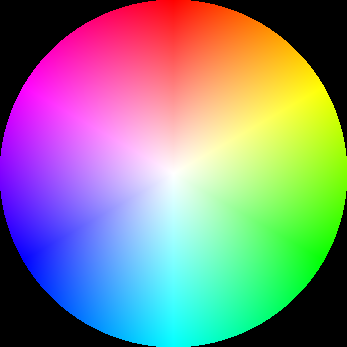
#> input picture newDa/hue.png, 347 x 347 px
$ python img.py
#> lines starting #> are read from the running program, lines starting #| are printed output that depends on the picture
from PIL import Image

img = Image.open('newDa/hue.png')
#> img is the input picture: PIL image 347x347 RGBA; mean R, G, B, A 134.1, 134.1, 134.1, 255
img = img.convert('RGBA')
pixel = img.load()
w, h = img.size
#> w = 347; h = 347
for x in range(w):
    for y in range(h):
        if pixel[x, y] == (0, 0, 0, 255):
            pixel[x, y] = (0, 0, 0, 0)

img.thumbnail((201 + 6, 201 + 6))
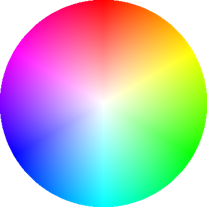
#> img: PIL image 207x207 RGBA; mean R, G, B, A 135.3, 135.3, 135.3, 201.1; transparent parts drawn white
img.save('newDa/hue4.png')

$ run again, with newDa/ColorSection.png copied over newDa/hue.png
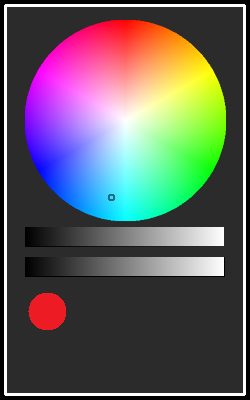
#> input picture newDa/ColorSection.png, 250 x 400 px
#> img is the input picture: PIL image 250x400 RGBA; mean R, G, B, A 97.7, 95.3, 95.4, 255
#> `img.thumbnail((201 + 6, 201 + 6))`:
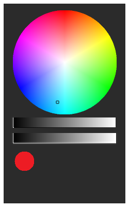
#> img: PIL image 129x207 RGBA; mean R, G, B, A 104.4, 102.1, 102.2, 241.1; transparent parts drawn white
